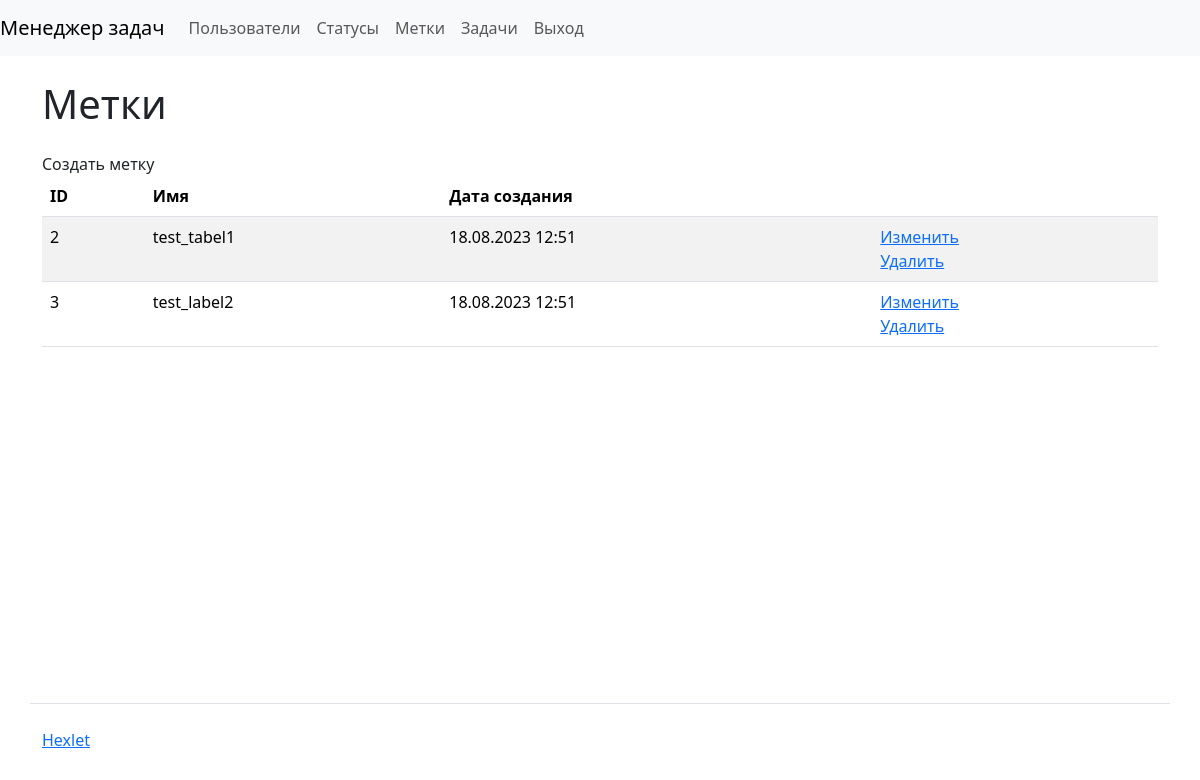
Page /labels/ (signed in) on the committed database.
### task_manager/labels/models.py (models this page shows, shortened)
class Label(models.Model):
    name = models.CharField(max_length=255)
    creation_date = DateTimeField(auto_now_add=True)

### task_manager/labels/views.py (the view)
# urls.py: path('', views.LabelShow.as_view(), name='labels'),
class LabelShow(SpecifiedLoginRequiredMixin, ListView):
    model = Label
    template_name = 'labels/labels.html'
    paginate_by = 100

### task_manager/templates/labels/labels.html
{% extends "index.html" %}
{% block content %}
<h1 class="my-4"> Метки</h1>
<a class="nav-link" href="{% url 'create_label' %}">Создать метку</a>
<table class="table table-striped">
    <thead>
      <tr>
        <th>ID</th>
        <th>Имя</th>
        <th>Дата создания</th>
        <th></th>
      </tr>
    </thead>
    <tbody>
        {% for label in object_list %}
        <tr>
          <td>{{ label.id }}</td>
          <td>{{ label.name }}</td>
          <td>{{ label.creation_date|date:'d.m.Y H:i' }}</td>
          <td>
            <a href="{% url 'edit_label' label.pk %}">Изменить</a>
            <br>
            <a href="{% url 'delete_label' label.pk %}">Удалить</a>
          </td>
        </tr>
        {% endfor %}
    </tbody>
</table>
{% endblock %}

### rows in the picture
Label: id "2", name "test_tabel1", creation_date "18.08.2023 12:51"
Label: id "3", name "test_label2", creation_date "18.08.2023 12:51"
